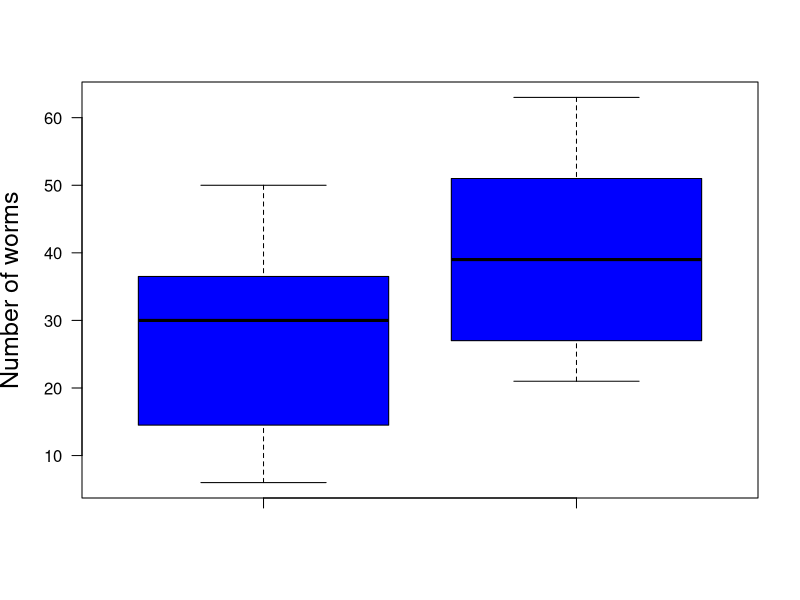

Source code (R):
print('file: TapeWormsBoxplot.R')
# Box plot of 2 data sets, list: tape worms
Y1=c(18,43,28,50,16,32,13,35,38,33,6,7)      # drugged
Y2=c(40,54,26,63,21,37,39,23,48,58,28,39)    # un-treated
# png('WormsBoxPlotList171021.png',width=16,height=16,units='cm',res=300)
boxplot(Y1,Y2,col='blue',las=1,xlab='',ylab='Number of worms',cex.lab=1.5)
# dev.off()
# ----------------------------------------------------------------
# Remarks:
# boxplot(Y1,Y2, ...)   two boxes
# ----------------------------------------------------------------
